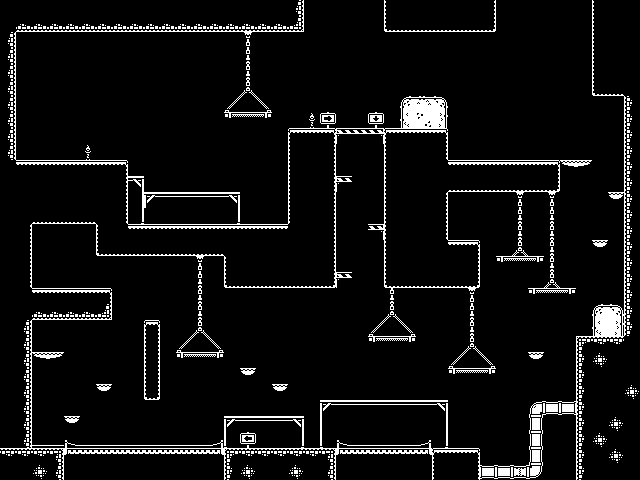

This game map was drawn from its Tiled (.tmx) file and the tilesets committed beside it. A one-line description and the full map source follow:
An orthogonal 40x30 tile map with 16x16 px tiles, 1 tile layer (Ground-n-Platforms) and 20 objects (20x coin).

<map version="1.10" tiledversion="1.10.2" orientation="orthogonal" renderorder="right-down" width="40" height="30" tilewidth="16" tileheight="16" infinite="0" nextlayerid="5" nextobjectid="25">
 <editorsettings>
  <export target="platformer-level-1.tmj" format="json" />
 </editorsettings>
 <tileset firstgid="1" name="monochrome_tilemap_packed" tilewidth="16" tileheight="16" tilecount="400" columns="20">
  <image source="monochrome_tilemap_packed.png" width="320" height="320" />
  <tile id="44">
   <properties>
    <property name="collides" type="bool" value="true" />
   </properties>
  </tile>
  <tile id="45">
   <properties>
    <property name="collides" type="bool" value="true" />
   </properties>
  </tile>
  <tile id="46">
   <properties>
    <property name="collides" type="bool" value="true" />
   </properties>
  </tile>
  <tile id="63">
   <properties>
    <property name="collides" type="bool" value="true" />
   </properties>
  </tile>
  <tile id="64">
   <properties>
    <property name="collides" type="bool" value="true" />
   </properties>
  </tile>
  <tile id="65">
   <properties>
    <property name="collides" type="bool" value="true" />
   </properties>
  </tile>
  <tile id="66">
   <properties>
    <property name="collides" type="bool" value="true" />
   </properties>
  </tile>
  <tile id="110">
   <properties>
    <property name="collides" type="bool" value="true" />
   </properties>
  </tile>
  <tile id="111">
   <properties>
    <property name="collides" type="bool" value="true" />
   </properties>
  </tile>
  <tile id="112">
   <properties>
    <property name="collides" type="bool" value="true" />
   </properties>
  </tile>
  <tile id="113">
   <properties>
    <property name="collides" type="bool" value="true" />
   </properties>
  </tile>
  <tile id="115">
   <properties>
    <property name="collides" type="bool" value="true" />
   </properties>
  </tile>
  <tile id="116">
   <properties>
    <property name="collides" type="bool" value="true" />
   </properties>
  </tile>
  <tile id="117">
   <properties>
    <property name="collides" type="bool" value="true" />
   </properties>
  </tile>
  <tile id="118">
   <properties>
    <property name="collides" type="bool" value="true" />
   </properties>
  </tile>
  <tile id="130">
   <properties>
    <property name="collides" type="bool" value="true" />
   </properties>
  </tile>
  <tile id="131">
   <properties>
    <property name="collides" type="bool" value="true" />
   </properties>
  </tile>
  <tile id="132">
   <properties>
    <property name="collides" type="bool" value="true" />
   </properties>
  </tile>
  <tile id="133">
   <properties>
    <property name="collides" type="bool" value="true" />
   </properties>
  </tile>
  <tile id="135">
   <properties>
    <property name="collides" type="bool" value="true" />
   </properties>
  </tile>
  <tile id="136">
   <properties>
    <property name="collides" type="bool" value="true" />
   </properties>
  </tile>
  <tile id="137">
   <properties>
    <property name="collides" type="bool" value="true" />
   </properties>
  </tile>
  <tile id="138">
   <properties>
    <property name="collides" type="bool" value="true" />
   </properties>
  </tile>
  <tile id="150">
   <properties>
    <property name="collides" type="bool" value="true" />
   </properties>
  </tile>
  <tile id="151">
   <properties>
    <property name="collides" type="bool" value="true" />
   </properties>
  </tile>
  <tile id="152">
   <properties>
    <property name="collides" type="bool" value="true" />
   </properties>
  </tile>
  <tile id="153">
   <properties>
    <property name="collides" type="bool" value="true" />
   </properties>
  </tile>
  <tile id="155">
   <properties>
    <property name="collides" type="bool" value="true" />
   </properties>
  </tile>
  <tile id="156">
   <properties>
    <property name="collides" type="bool" value="true" />
   </properties>
  </tile>
  <tile id="157">
   <properties>
    <property name="collides" type="bool" value="true" />
   </properties>
  </tile>
  <tile id="158">
   <properties>
    <property name="collides" type="bool" value="true" />
   </properties>
  </tile>
  <tile id="160">
   <properties>
    <property name="collides" type="bool" value="true" />
   </properties>
  </tile>
  <tile id="161">
   <properties>
    <property name="collides" type="bool" value="true" />
   </properties>
  </tile>
  <tile id="162">
   <properties>
    <property name="collides" type="bool" value="true" />
   </properties>
  </tile>
  <tile id="170">
   <properties>
    <property name="collides" type="bool" value="true" />
   </properties>
  </tile>
  <tile id="171">
   <properties>
    <property name="collides" type="bool" value="true" />
   </properties>
  </tile>
  <tile id="172">
   <properties>
    <property name="collides" type="bool" value="true" />
   </properties>
  </tile>
  <tile id="173">
   <properties>
    <property name="collides" type="bool" value="true" />
   </properties>
  </tile>
  <tile id="175">
   <properties>
    <property name="collides" type="bool" value="true" />
   </properties>
  </tile>
  <tile id="176">
   <properties>
    <property name="collides" type="bool" value="true" />
   </properties>
  </tile>
  <tile id="177">
   <properties>
    <property name="collides" type="bool" value="true" />
   </properties>
  </tile>
  <tile id="178">
   <properties>
    <property name="collides" type="bool" value="true" />
   </properties>
  </tile>
  <tile id="180">
   <properties>
    <property name="collides" type="bool" value="true" />
   </properties>
  </tile>
  <tile id="181">
   <properties>
    <property name="collides" type="bool" value="true" />
   </properties>
  </tile>
  <tile id="182">
   <properties>
    <property name="collides" type="bool" value="true" />
   </properties>
  </tile>
  <tile id="190">
   <properties>
    <property name="collides" type="bool" value="true" />
   </properties>
  </tile>
  <tile id="191">
   <properties>
    <property name="collides" type="bool" value="true" />
   </properties>
  </tile>
  <tile id="192">
   <properties>
    <property name="collides" type="bool" value="true" />
   </properties>
  </tile>
  <tile id="193">
   <properties>
    <property name="collides" type="bool" value="true" />
   </properties>
  </tile>
  <tile id="195">
   <properties>
    <property name="collides" type="bool" value="true" />
   </properties>
  </tile>
  <tile id="196">
   <properties>
    <property name="collides" type="bool" value="true" />
   </properties>
  </tile>
  <tile id="197">
   <properties>
    <property name="collides" type="bool" value="true" />
   </properties>
  </tile>
  <tile id="198">
   <properties>
    <property name="collides" type="bool" value="true" />
   </properties>
  </tile>
  <tile id="201">
   <properties>
    <property name="collides" type="bool" value="true" />
   </properties>
  </tile>
  <tile id="210">
   <properties>
    <property name="collides" type="bool" value="true" />
   </properties>
  </tile>
  <tile id="211">
   <properties>
    <property name="collides" type="bool" value="true" />
   </properties>
  </tile>
  <tile id="212">
   <properties>
    <property name="collides" type="bool" value="true" />
   </properties>
  </tile>
  <tile id="213">
   <properties>
    <property name="collides" type="bool" value="true" />
   </properties>
  </tile>
  <tile id="215">
   <properties>
    <property name="collides" type="bool" value="true" />
   </properties>
  </tile>
  <tile id="216">
   <properties>
    <property name="collides" type="bool" value="true" />
   </properties>
  </tile>
  <tile id="217">
   <properties>
    <property name="collides" type="bool" value="true" />
   </properties>
  </tile>
  <tile id="218">
   <properties>
    <property name="collides" type="bool" value="true" />
   </properties>
  </tile>
  <tile id="227">
   <properties>
    <property name="collides" type="bool" value="true" />
   </properties>
  </tile>
  <tile id="228">
   <properties>
    <property name="collides" type="bool" value="true" />
   </properties>
  </tile>
  <tile id="229">
   <properties>
    <property name="collides" type="bool" value="true" />
   </properties>
  </tile>
  <tile id="230">
   <properties>
    <property name="collides" type="bool" value="true" />
   </properties>
  </tile>
  <tile id="231">
   <properties>
    <property name="collides" type="bool" value="true" />
   </properties>
  </tile>
  <tile id="232">
   <properties>
    <property name="collides" type="bool" value="true" />
   </properties>
  </tile>
  <tile id="233">
   <properties>
    <property name="collides" type="bool" value="true" />
   </properties>
  </tile>
  <tile id="235">
   <properties>
    <property name="collides" type="bool" value="true" />
   </properties>
  </tile>
  <tile id="236">
   <properties>
    <property name="collides" type="bool" value="true" />
   </properties>
  </tile>
  <tile id="237">
   <properties>
    <property name="collides" type="bool" value="true" />
   </properties>
  </tile>
  <tile id="238">
   <properties>
    <property name="collides" type="bool" value="true" />
   </properties>
  </tile>
  <tile id="247">
   <properties>
    <property name="collides" type="bool" value="true" />
   </properties>
  </tile>
  <tile id="249">
   <properties>
    <property name="collides" type="bool" value="true" />
   </properties>
  </tile>
  <tile id="250">
   <properties>
    <property name="collides" type="bool" value="true" />
   </properties>
  </tile>
  <tile id="251">
   <properties>
    <property name="collides" type="bool" value="true" />
   </properties>
  </tile>
  <tile id="252">
   <properties>
    <property name="collides" type="bool" value="true" />
   </properties>
  </tile>
  <tile id="253">
   <properties>
    <property name="collides" type="bool" value="true" />
   </properties>
  </tile>
  <tile id="255">
   <properties>
    <property name="collides" type="bool" value="true" />
   </properties>
  </tile>
  <tile id="256">
   <properties>
    <property name="collides" type="bool" value="true" />
   </properties>
  </tile>
  <tile id="257">
   <properties>
    <property name="collides" type="bool" value="true" />
   </properties>
  </tile>
  <tile id="258">
   <properties>
    <property name="collides" type="bool" value="true" />
   </properties>
  </tile>
  <tile id="267">
   <properties>
    <property name="collides" type="bool" value="true" />
   </properties>
  </tile>
  <tile id="268">
   <properties>
    <property name="collides" type="bool" value="true" />
   </properties>
  </tile>
  <tile id="269">
   <properties>
    <property name="collides" type="bool" value="true" />
   </properties>
  </tile>
  <tile id="270">
   <properties>
    <property name="collides" type="bool" value="true" />
   </properties>
  </tile>
  <tile id="271">
   <properties>
    <property name="collides" type="bool" value="true" />
   </properties>
  </tile>
  <tile id="272">
   <properties>
    <property name="collides" type="bool" value="true" />
   </properties>
  </tile>
  <tile id="273">
   <properties>
    <property name="collides" type="bool" value="true" />
   </properties>
  </tile>
  <tile id="275">
   <properties>
    <property name="collides" type="bool" value="true" />
   </properties>
  </tile>
  <tile id="276">
   <properties>
    <property name="collides" type="bool" value="true" />
   </properties>
  </tile>
  <tile id="277">
   <properties>
    <property name="collides" type="bool" value="true" />
   </properties>
  </tile>
  <tile id="278">
   <properties>
    <property name="collides" type="bool" value="true" />
   </properties>
  </tile>
  <tile id="290">
   <properties>
    <property name="collides" type="bool" value="true" />
   </properties>
  </tile>
  <tile id="291">
   <properties>
    <property name="collides" type="bool" value="true" />
   </properties>
  </tile>
  <tile id="292">
   <properties>
    <property name="collides" type="bool" value="true" />
   </properties>
  </tile>
  <tile id="293">
   <properties>
    <property name="collides" type="bool" value="true" />
   </properties>
  </tile>
  <tile id="295">
   <properties>
    <property name="collides" type="bool" value="true" />
   </properties>
  </tile>
  <tile id="296">
   <properties>
    <property name="collides" type="bool" value="true" />
   </properties>
  </tile>
  <tile id="297">
   <properties>
    <property name="collides" type="bool" value="true" />
   </properties>
  </tile>
  <tile id="298">
   <properties>
    <property name="collides" type="bool" value="true" />
   </properties>
  </tile>
  <tile id="310">
   <properties>
    <property name="collides" type="bool" value="true" />
   </properties>
  </tile>
  <tile id="311">
   <properties>
    <property name="collides" type="bool" value="true" />
   </properties>
  </tile>
  <tile id="312">
   <properties>
    <property name="collides" type="bool" value="true" />
   </properties>
  </tile>
  <tile id="313">
   <properties>
    <property name="collides" type="bool" value="true" />
   </properties>
  </tile>
  <tile id="315">
   <properties>
    <property name="collides" type="bool" value="true" />
   </properties>
  </tile>
  <tile id="316">
   <properties>
    <property name="collides" type="bool" value="true" />
   </properties>
  </tile>
  <tile id="317">
   <properties>
    <property name="collides" type="bool" value="true" />
   </properties>
  </tile>
  <tile id="318">
   <properties>
    <property name="collides" type="bool" value="true" />
   </properties>
  </tile>
  <tile id="330">
   <properties>
    <property name="collides" type="bool" value="true" />
   </properties>
  </tile>
  <tile id="331">
   <properties>
    <property name="collides" type="bool" value="true" />
   </properties>
  </tile>
  <tile id="332">
   <properties>
    <property name="collides" type="bool" value="true" />
   </properties>
  </tile>
  <tile id="333">
   <properties>
    <property name="collides" type="bool" value="true" />
   </properties>
  </tile>
  <tile id="335">
   <properties>
    <property name="collides" type="bool" value="true" />
   </properties>
  </tile>
  <tile id="336">
   <properties>
    <property name="collides" type="bool" value="true" />
   </properties>
  </tile>
  <tile id="337">
   <properties>
    <property name="collides" type="bool" value="true" />
   </properties>
  </tile>
  <tile id="338">
   <properties>
    <property name="collides" type="bool" value="true" />
   </properties>
  </tile>
 </tileset>
 <layer id="1" name="Ground-n-Platforms" width="40" height="30">
  <data encoding="csv">
1,1,1,1,1,1,1,1,1,1,1,1,1,1,1,1,1,1,218,1,1,1,1,1,131,132,1,1,1,1,133,1,1,1,1,1,1,131,132,1,
1,237,237,237,237,237,237,237,237,237,237,237,237,237,237,237,237,237,238,1,1,1,1,1,151,152,152,152,152,152,153,1,1,1,1,1,1,131,132,1,
218,1,1,1,1,1,1,1,1,1,1,1,1,1,1,4,1,1,1,1,1,1,1,1,1,1,1,1,1,1,1,1,1,1,1,1,1,131,132,1,
218,1,1,1,1,1,1,1,1,1,1,1,1,1,1,5,1,1,1,1,1,1,1,1,1,1,1,1,1,1,1,1,1,1,1,1,1,131,132,1,
218,1,1,1,1,1,1,1,1,1,1,1,1,1,1,5,1,1,1,1,1,1,1,1,1,1,1,1,1,1,1,1,1,1,1,1,1,131,132,132,
218,1,1,1,1,1,1,1,1,1,1,1,1,1,1,6,1,1,1,1,1,1,1,1,1,1,1,1,1,1,1,1,1,1,1,1,1,151,152,1,
218,1,1,1,1,1,1,1,1,1,1,1,1,1,25,26,27,1,1,1,1,1,1,1,1,88,89,90,1,1,1,1,1,1,1,1,1,1,1,216,
218,1,1,1,1,1,1,1,1,1,1,1,1,1,45,46,47,1,1,249,74,1,1,76,1,108,109,110,1,1,1,1,1,1,1,1,1,1,1,216,
218,1,1,1,1,1,1,1,1,1,1,1,1,1,1,1,1,1,111,112,113,191,192,193,111,112,112,113,1,1,1,1,1,1,1,1,1,1,1,216,
218,1,1,1,1,249,1,1,1,1,1,1,1,1,1,1,1,1,131,132,133,1,1,1,131,132,132,133,1,1,1,1,1,1,1,1,1,1,1,216,
1,112,112,112,112,112,112,113,1,1,1,1,1,1,1,1,1,1,131,1,133,1,1,1,131,132,132,132,112,112,112,112,112,112,113,65,67,1,1,216,
132,132,132,132,132,132,132,133,183,1,1,1,1,1,1,1,1,1,131,1,133,191,1,1,131,132,132,132,152,152,152,152,152,152,153,1,1,1,1,216,
132,132,132,132,132,132,132,133,203,181,182,182,182,182,183,1,1,1,131,1,133,1,1,1,131,132,132,133,1,1,1,1,4,1,4,1,1,1,64,216,
132,1,152,152,152,152,1,133,223,1,1,1,1,1,223,1,1,1,131,1,133,1,1,1,131,132,132,133,1,1,1,1,5,1,5,1,1,1,1,216,
132,133,1,1,1,1,131,132,112,112,112,112,112,112,112,112,112,112,1,1,133,1,1,193,131,132,132,133,1,1,1,1,5,1,5,1,1,1,1,216,
132,133,1,1,1,1,151,152,152,152,152,152,152,152,1,1,1,1,1,1,133,1,1,1,131,132,132,132,112,113,1,1,6,1,5,1,1,64,1,216,
132,133,1,1,1,1,1,1,1,1,1,1,4,1,131,1,1,1,1,1,133,1,1,1,131,132,132,132,1,133,1,45,46,47,5,1,1,1,1,216,
132,133,1,1,1,1,1,1,1,1,1,1,5,1,151,152,152,152,152,152,153,191,1,1,151,152,152,152,152,153,1,1,1,1,6,1,1,1,1,216,
132,132,112,112,112,112,113,1,1,1,1,1,5,1,1,1,1,1,1,1,1,1,1,1,5,1,1,1,1,4,1,1,1,45,46,47,1,1,1,216,
132,1,237,237,237,237,238,1,1,1,1,1,5,1,1,1,1,1,1,1,1,1,1,1,6,1,1,1,1,5,1,1,1,1,1,1,1,88,90,216,
1,218,1,1,1,1,1,1,1,114,1,1,6,1,1,1,1,1,1,1,1,1,1,25,26,27,1,1,1,5,1,1,1,1,1,1,1,108,110,216,
1,218,1,1,1,1,1,1,1,134,1,25,26,27,1,1,1,1,1,1,1,1,1,45,46,47,1,1,1,6,1,1,1,1,1,1,196,197,197,1,
1,218,65,67,1,1,1,1,1,134,1,45,46,47,1,1,1,1,1,1,1,1,1,1,1,1,1,1,25,26,27,1,1,64,1,1,216,217,1,1,
1,218,1,1,1,1,1,1,1,134,1,1,1,1,1,64,1,1,1,1,1,1,1,1,1,1,1,1,45,46,47,1,1,1,1,1,216,1,1,1,
1,218,1,1,1,1,64,1,1,154,1,1,1,1,1,1,1,64,1,1,1,1,1,1,1,1,1,1,1,1,1,1,1,1,1,1,216,1,1,217,
1,218,1,1,1,1,1,1,1,1,1,1,1,1,1,1,1,1,1,1,181,182,182,182,182,182,182,183,1,1,1,1,1,228,229,229,216,1,1,1,
1,218,1,1,64,1,1,1,1,1,1,1,1,1,181,182,182,182,183,1,201,1,1,1,1,1,1,203,1,1,1,1,1,248,1,1,216,1,217,1,
1,218,142,142,141,142,142,142,142,142,142,142,142,143,221,73,1,1,223,1,221,141,142,142,142,142,143,223,1,1,1,1,1,248,1,1,216,217,1,1,
197,197,197,198,161,162,162,162,162,162,162,162,162,163,196,197,197,197,197,197,198,161,162,162,162,162,163,111,112,113,1,1,1,248,1,1,216,1,217,1,
1,1,217,218,1,1,1,1,1,1,1,1,1,1,216,217,1,1,217,1,218,1,1,1,1,1,1,131,132,133,229,229,269,270,1,1,216,1,1,1
</data>
 </layer>
 <objectgroup id="2" name="Objects">
  <object id="1" name="coin" gid="23" x="57.3333" y="270" width="16" height="16" />
  <object id="2" name="coin" gid="23" x="350" y="123.333" width="16" height="16" />
  <object id="5" name="coin" gid="23" x="457.333" y="228.667" width="16" height="16" />
  <object id="6" name="coin" gid="23" x="366" y="172.667" width="16" height="16" />
  <object id="7" name="coin" gid="23" x="464" y="156.667" width="16" height="16" />
  <object id="8" name="coin" gid="23" x="528.667" y="154" width="16" height="16" />
  <object id="9" name="coin" gid="23" x="592" y="235.333" width="16" height="16" />
  <object id="12" name="coin" gid="23" x="448.667" y="346" width="16" height="16" />
  <object id="13" name="coin" gid="23" x="365.333" y="318" width="16" height="16" />
  <object id="14" name="coin" gid="23" x="573.333" y="330.667" width="16" height="16" />
  <object id="15" name="coin" gid="23" x="493.333" y="458" width="16" height="16" />
  <object id="16" name="coin" gid="23" x="378.667" y="444.667" width="16" height="16" />
  <object id="17" name="coin" gid="23" x="374.667" y="394" width="16" height="16" />
  <object id="18" name="coin" gid="23" x="239.333" y="363.333" width="16" height="16" />
  <object id="19" name="coin" gid="23" x="259.333" y="443.333" width="16" height="16" />
  <object id="20" name="coin" gid="23" x="39.3333" y="348" width="16" height="16" />
  <object id="21" name="coin" gid="23" x="142.667" y="314.667" width="16" height="16" />
  <object id="22" name="coin" gid="23" x="158" y="187.333" width="16" height="16" />
  <object id="23" name="coin" gid="23" x="166" y="108.667" width="16" height="16" />
  <object id="24" name="coin" gid="23" x="224.667" y="185.333" width="16" height="16" />
 </objectgroup>
</map>
